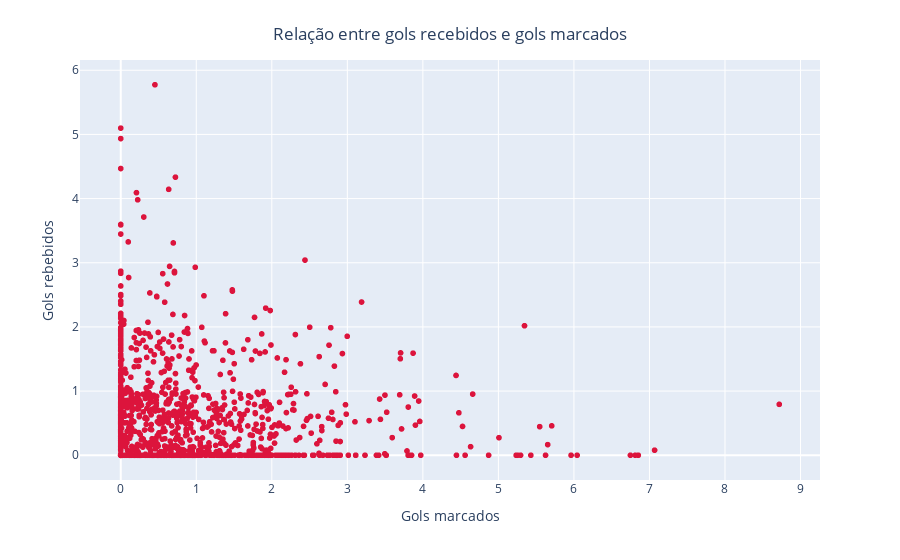

Notebook cell for this chart:
### Code cell
#### solução com plotly

fig = px.scatter(gols, x='gols_1', y='gols_2',
                 labels={
                     "gols_1" : scatter_dados["xlabel"],
                     "gols_2" : scatter_dados["ylabel"]
                 })

fig.update_layout(title={
    "text" : scatter_dados["title"],
    "x" : 0.5,
    "y": 0.95
})

fig.update_traces(marker_color="crimson")

fig.show()

### Figure 1 — Plotly figure (JSON) as saved in the notebook; plotly's stock layout.template omitted (floating-point values rounded to 4 significant figures; data arrays with more than 128 entries replaced by an {"elided": "..."} marker saying what was removed)
{"data": [{"hovertemplate": "Gols marcados=%{x}<br>Gols rebebidos=%{y}<extra></extra>", "legendgroup": "", "marker": {"color": "crimson", "symbol": "circle"}, "mode": "markers", "name": "", "showlegend": false, "type": "scattergl", "x": {"elided": "1312 float values"}, "xaxis": "x", "y": {"elided": "1312 float values"}, "yaxis": "y"}], "layout": {"legend": {"tracegroupgap": 0}, "margin": {"t": 60}, "title": {"text": "Relação entre gols recebidos e gols marcados", "x": 0.5, "y": 0.95}, "xaxis": {"anchor": "y", "domain": [0, 1], "title": {"text": "Gols marcados"}}, "yaxis": {"anchor": "x", "domain": [0, 1], "title": {"text": "Gols rebebidos"}}}}
